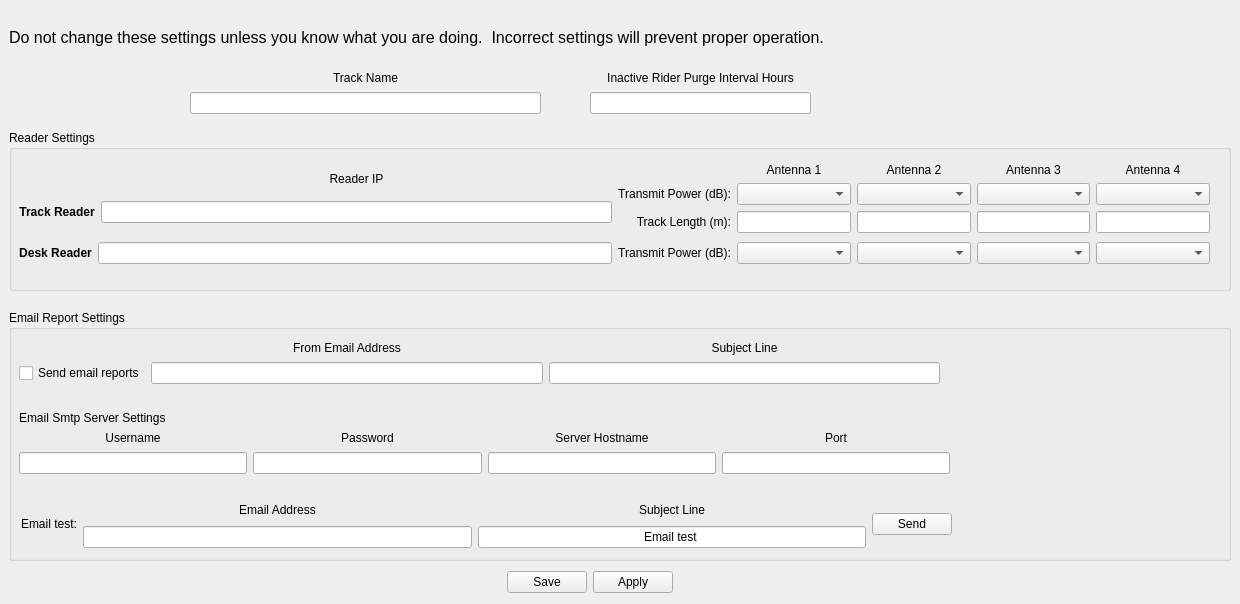
      <widget class="QWidget" name="settingsTab">
       <attribute name="title">
        <string>Settings</string>
       </attribute>
       <widget class="QLabel" name="configLabel">
        <property name="geometry">
         <rect>
          <x>9</x>
          <y>9</y>
          <width>1221</width>
          <height>57</height>
         </rect>
        </property>
        <property name="sizePolicy">
         <sizepolicy hsizetype="Expanding" vsizetype="Fixed">
          <horstretch>0</horstretch>
          <verstretch>0</verstretch>
         </sizepolicy>
        </property>
        <property name="font">
         <font>
          <pointsize>12</pointsize>
         </font>
        </property>
        <property name="text">
         <string>Do not change these settings unless you know what you are doing.  Incorrect settings will prevent proper operation.</string>
        </property>
        <property name="wordWrap">
         <bool>true</bool>
        </property>
       </widget>
       <widget class="QWidget" name="layoutWidget">
        <property name="geometry">
         <rect>
          <x>460</x>
          <y>570</y>
          <width>260</width>
          <height>25</height>
         </rect>
        </property>
        <layout class="QGridLayout" name="gridLayout_10">
         <item row="0" column="0">
          <spacer name="horizontalSpacer">
           <property name="orientation">
            <enum>Qt::Horizontal</enum>
           </property>
           <property name="sizeHint" stdset="0">
            <size>
             <width>40</width>
             <height>20</height>
            </size>
           </property>
          </spacer>
         </item>
         <item row="0" column="1">
          <widget class="QPushButton" name="saveSettingsPushButton">
           <property name="text">
            <string>Save</string>
           </property>
          </widget>
         </item>
         <item row="0" column="2">
          <widget class="QPushButton" name="applySettingsPushButton">
           <property name="text">
            <string>Apply</string>
           </property>
          </widget>
         </item>
         <item row="0" column="3">
          <spacer name="horizontalSpacer_2">
           <property name="orientation">
            <enum>Qt::Horizontal</enum>
           </property>
           <property name="sizeHint" stdset="0">
            <size>
             <width>40</width>
             <height>20</height>
            </size>
           </property>
          </spacer>
         </item>
        </layout>
       </widget>
       <widget class="QWidget" name="layoutWidget">
        <property name="geometry">
         <rect>
          <x>190</x>
          <y>70</y>
          <width>351</width>
          <height>46</height>
         </rect>
        </property>
        <layout class="QGridLayout" name="gridLayout_11">
         <item row="1" column="0">
          <widget class="QLineEdit" name="trackNameLineEdit">
           <property name="toolTip">
            <string extracomment="Enter track name">Enter track name</string>
           </property>
           <property name="text">
            <string/>
           </property>
           <property name="alignment">
            <set>Qt::AlignCenter</set>
           </property>
          </widget>
         </item>
         <item row="0" column="0">
          <widget class="QLabel" name="trackNameLabel">
           <property name="sizePolicy">
            <sizepolicy hsizetype="Preferred" vsizetype="Fixed">
             <horstretch>0</horstretch>
             <verstretch>0</verstretch>
            </sizepolicy>
           </property>
           <property name="text">
            <string>Track Name</string>
           </property>
           <property name="alignment">
            <set>Qt::AlignCenter</set>
           </property>
          </widget>
         </item>
        </layout>
       </widget>
       <widget class="QWidget" name="layoutWidget">
        <property name="geometry">
         <rect>
          <x>590</x>
          <y>70</y>
          <width>221</width>
          <height>46</height>
         </rect>
        </property>
        <layout class="QGridLayout" name="gridLayout_12">
         <item row="0" column="0">
          <widget class="QLabel" name="tablePurgeIntervalLabel">
           <property name="sizePolicy">
            <sizepolicy hsizetype="Preferred" vsizetype="Fixed">
             <horstretch>0</horstretch>
             <verstretch>0</verstretch>
            </sizepolicy>
           </property>
           <property name="text">
            <string>Inactive Rider Purge Interval Hours</string>
           </property>
           <property name="alignment">
            <set>Qt::AlignCenter</set>
           </property>
          </widget>
         </item>
         <item row="1" column="0">
          <widget class="QLineEdit" name="tablePurgeIntervalLineEdit">
           <property name="toolTip">
            <string>Enter interval (hours) on which inactive riders are removed from tables and an email report is sent.</string>
           </property>
           <property name="text">
            <string/>
           </property>
           <property name="alignment">
            <set>Qt::AlignCenter</set>
           </property>
          </widget>
         </item>
        </layout>
       </widget>
       <widget class="QGroupBox" name="groupBox">
        <property name="geometry">
         <rect>
          <x>9</x>
          <y>130</y>
          <width>1222</width>
          <height>161</height>
         </rect>
        </property>
        <property name="sizePolicy">
         <sizepolicy hsizetype="Preferred" vsizetype="Preferred">
          <horstretch>10</horstretch>
          <verstretch>0</verstretch>
         </sizepolicy>
        </property>
        <property name="title">
         <string>Reader Settings</string>
        </property>
        <widget class="QWidget" name="layoutWidget">
         <property name="geometry">
          <rect>
           <x>10</x>
           <y>30</y>
           <width>1191</width>
           <height>108</height>
          </rect>
         </property>
         <layout class="QGridLayout" name="gridLayout_15">
          <item row="0" column="0">
           <layout class="QGridLayout" name="gridLayout_7">
            <item row="0" column="1">
             <widget class="QLabel" name="trackReaderIpLabel">
              <property name="sizePolicy">
               <sizepolicy hsizetype="Preferred" vsizetype="Fixed">
                <horstretch>0</horstretch>
                <verstretch>0</verstretch>
               </sizepolicy>
              </property>
              <property name="text">
               <string>Reader IP</string>
              </property>
              <property name="alignment">
               <set>Qt::AlignCenter</set>
              </property>
             </widget>
            </item>
            <item row="1" column="0">
             <widget class="QLabel" name="trackReaderLabel">
              <property name="sizePolicy">
               <sizepolicy hsizetype="Preferred" vsizetype="Fixed">
                <horstretch>0</horstretch>
                <verstretch>0</verstretch>
               </sizepolicy>
              </property>
              <property name="font">
               <font>
                <weight>75</weight>
                <bold>true</bold>
               </font>
              </property>
              <property name="text">
               <string>Track Reader</string>
              </property>
              <property name="alignment">
               <set>Qt::AlignCenter</set>
              </property>
             </widget>
            </item>
            <item row="1" column="1">
             <widget class="QLineEdit" name="trackReaderIpLineEdit">
              <property name="toolTip">
               <string>Enter network IP address of track reader such as 192.168.1.19.
Leave blank for simulator.</string>
              </property>
              <property name="alignment">
               <set>Qt::AlignCenter</set>
              </property>
             </widget>
            </item>
           </layout>
          </item>
          <item row="0" column="1">
           <layout class="QGridLayout" name="gridLayout_6">
            <item row="0" column="1">
             <widget class="QLabel" name="antenna1Label">
              <property name="text">
               <string>Antenna 1</string>
              </property>
              <property name="alignment">
               <set>Qt::AlignCenter</set>
              </property>
             </widget>
            </item>
            <item row="0" column="2">
             <widget class="QLabel" name="antenna2Label">
              <property name="text">
               <string>Antenna 2</string>
              </property>
              <property name="alignment">
               <set>Qt::AlignCenter</set>
              </property>
             </widget>
            </item>
            <item row="0" column="3">
             <widget class="QLabel" name="antenna3Label">
              <property name="text">
               <string>Antenna 3</string>
              </property>
              <property name="alignment">
               <set>Qt::AlignCenter</set>
              </property>
             </widget>
            </item>
            <item row="0" column="4">
             <widget class="QLabel" name="antenna4Label">
              <property name="text">
               <string>Antenna 4</string>
              </property>
              <property name="alignment">
               <set>Qt::AlignCenter</set>
              </property>
             </widget>
            </item>
            <item row="1" column="0">
             <widget class="QLabel" name="transmitPowerLabel">
              <property name="sizePolicy">
               <sizepolicy hsizetype="Preferred" vsizetype="Fixed">
                <horstretch>0</horstretch>
                <verstretch>0</verstretch>
               </sizepolicy>
              </property>
              <property name="text">
               <string>Transmit Power (dB):</string>
              </property>
              <property name="alignment">
               <set>Qt::AlignRight|Qt::AlignTrailing|Qt::AlignVCenter</set>
              </property>
             </widget>
            </item>
            <item row="1" column="1">
             <widget class="QComboBox" name="trackAntenna1PowerComboBox">
              <property name="sizePolicy">
               <sizepolicy hsizetype="Expanding" vsizetype="Fixed">
                <horstretch>0</horstretch>
                <verstretch>0</verstretch>
               </sizepolicy>
              </property>
              <property name="toolTip">
               <string>Select power setting for antenna - NOT USED YET</string>
              </property>
             </widget>
            </item>
            <item row="1" column="2">
             <widget class="QComboBox" name="trackAntenna2PowerComboBox">
              <property name="sizePolicy">
               <sizepolicy hsizetype="Expanding" vsizetype="Fixed">
                <horstretch>0</horstretch>
                <verstretch>0</verstretch>
               </sizepolicy>
              </property>
              <property name="toolTip">
               <string>Select power setting for antenna - NOT USED YET</string>
              </property>
             </widget>
            </item>
            <item row="1" column="3">
             <widget class="QComboBox" name="trackAntenna3PowerComboBox">
              <property name="sizePolicy">
               <sizepolicy hsizetype="Expanding" vsizetype="Fixed">
                <horstretch>0</horstretch>
                <verstretch>0</verstretch>
               </sizepolicy>
              </property>
              <property name="toolTip">
               <string>Select power setting for antenna - NOT USED YET</string>
              </property>
             </widget>
            </item>
            <item row="1" column="4">
             <widget class="QComboBox" name="trackAntenna4PowerComboBox">
              <property name="sizePolicy">
               <sizepolicy hsizetype="Expanding" vsizetype="Fixed">
                <horstretch>0</horstretch>
                <verstretch>0</verstretch>
               </sizepolicy>
              </property>
              <property name="toolTip">
               <string>Select power setting for antenna - NOT USED YET</string>
              </property>
             </widget>
            </item>
            <item row="2" column="0">
             <widget class="QLabel" name="trackLengthLabel">
              <property name="sizePolicy">
               <sizepolicy hsizetype="Preferred" vsizetype="Fixed">
                <horstretch>0</horstretch>
                <verstretch>0</verstretch>
               </sizepolicy>
              </property>
              <property name="text">
               <string>Track Length (m):</string>
              </property>
              <property name="alignment">
               <set>Qt::AlignRight|Qt::AlignTrailing|Qt::AlignVCenter</set>
              </property>
             </widget>
            </item>
            <item row="2" column="1">
             <widget class="QLineEdit" name="trackLength1LineEdit">
              <property name="toolTip">
               <string>Enter length of track (m) at antenna position - used to calculate lap speed</string>
              </property>
              <property name="alignment">
               <set>Qt::AlignCenter</set>
              </property>
             </widget>
            </item>
            <item row="2" column="2">
             <widget class="QLineEdit" name="trackLength2LineEdit">
              <property name="toolTip">
               <string>Enter length of track (m) at antenna position - used to calculate lap speed</string>
              </property>
              <property name="alignment">
               <set>Qt::AlignCenter</set>
              </property>
             </widget>
            </item>
            <item row="2" column="3">
             <widget class="QLineEdit" name="trackLength3LineEdit">
              <property name="toolTip">
               <string>Enter length of track (m) at antenna position - used to calculate lap speed</string>
              </property>
              <property name="alignment">
               <set>Qt::AlignCenter</set>
              </property>
             </widget>
            </item>
            <item row="2" column="4">
             <widget class="QLineEdit" name="trackLength4LineEdit">
              <property name="toolTip">
               <string>Enter length of track (m) at antenna position - used to calculate lap speed</string>
              </property>
              <property name="alignment">
               <set>Qt::AlignCenter</set>
              </property>
             </widget>
            </item>
           </layout>
          </item>
          <item row="1" column="0">
           <layout class="QGridLayout" name="gridLayout_8">
            <item row="0" column="0">
             <widget class="QLabel" name="deskReaderLabel">
              <property name="sizePolicy">
               <sizepolicy hsizetype="Preferred" vsizetype="Fixed">
                <horstretch>0</horstretch>
                <verstretch>0</verstretch>
               </sizepolicy>
              </property>
              <property name="font">
               <font>
                <weight>75</weight>
                <bold>true</bold>
               </font>
              </property>
              <property name="text">
               <string>Desk Reader</string>
              </property>
              <property name="alignment">
               <set>Qt::AlignCenter</set>
              </property>
             </widget>
            </item>
            <item row="0" column="1">
             <widget class="QLineEdit" name="deskReaderIpLineEdit">
              <property name="toolTip">
               <string>Enter network IP address of desk reader such as 192.168.1.19.
Leave blank for simulator.</string>
              </property>
              <property name="alignment">
               <set>Qt::AlignCenter</set>
              </property>
             </widget>
            </item>
           </layout>
          </item>
          <item row="1" column="1">
           <layout class="QGridLayout" name="gridLayout_9">
            <item row="0" column="0">
             <widget class="QLabel" name="transmitPowerLabel_2">
              <property name="sizePolicy">
               <sizepolicy hsizetype="Preferred" vsizetype="Fixed">
                <horstretch>0</horstretch>
                <verstretch>0</verstretch>
               </sizepolicy>
              </property>
              <property name="text">
               <string>Transmit Power (dB):</string>
              </property>
              <property name="alignment">
               <set>Qt::AlignRight|Qt::AlignTrailing|Qt::AlignVCenter</set>
              </property>
             </widget>
            </item>
            <item row="0" column="1">
             <widget class="QComboBox" name="deskAntenna1PowerComboBox">
              <property name="sizePolicy">
               <sizepolicy hsizetype="Expanding" vsizetype="Fixed">
                <horstretch>0</horstretch>
                <verstretch>0</verstretch>
               </sizepolicy>
              </property>
              <property name="toolTip">
               <string>Select power setting for antenna - NOT USED YET</string>
              </property>
             </widget>
            </item>
            <item row="0" column="2">
             <widget class="QComboBox" name="deskAntenna2PowerComboBox">
              <property name="sizePolicy">
               <sizepolicy hsizetype="Expanding" vsizetype="Fixed">
                <horstretch>0</horstretch>
                <verstretch>0</verstretch>
               </sizepolicy>
              </property>
              <property name="toolTip">
               <string>Select power setting for antenna - NOT USED YET</string>
              </property>
             </widget>
            </item>
            <item row="0" column="3">
             <widget class="QComboBox" name="deskAntenna3PowerComboBox">
              <property name="sizePolicy">
               <sizepolicy hsizetype="Expanding" vsizetype="Fixed">
                <horstretch>0</horstretch>
                <verstretch>0</verstretch>
               </sizepolicy>
              </property>
              <property name="toolTip">
               <string>Select power setting for antenna - NOT USED YET</string>
              </property>
             </widget>
            </item>
            <item row="0" column="4">
             <widget class="QComboBox" name="deskAntenna4PowerComboBox">
              <property name="sizePolicy">
               <sizepolicy hsizetype="Expanding" vsizetype="Fixed">
                <horstretch>0</horstretch>
                <verstretch>0</verstretch>
               </sizepolicy>
              </property>
              <property name="toolTip">
               <string>Select power setting for antenna - NOT USED YET</string>
              </property>
             </widget>
            </item>
           </layout>
          </item>
         </layout>
        </widget>
       </widget>
       <widget class="QGroupBox" name="groupBox_2">
        <property name="geometry">
         <rect>
          <x>9</x>
          <y>310</y>
          <width>1222</width>
          <height>251</height>
         </rect>
        </property>
        <property name="title">
         <string>Email Report Settings</string>
        </property>
        <widget class="QWidget" name="layoutWidget">
         <property name="geometry">
          <rect>
           <x>10</x>
           <y>120</y>
           <width>931</width>
           <height>46</height>
          </rect>
         </property>
         <layout class="QGridLayout" name="gridLayout_13">
          <item row="0" column="0">
           <widget class="QLabel" name="smtpUsernameLabel">
            <property name="sizePolicy">
             <sizepolicy hsizetype="Preferred" vsizetype="Fixed">
              <horstretch>0</horstretch>
              <verstretch>0</verstretch>
             </sizepolicy>
            </property>
            <property name="text">
             <string>Username</string>
            </property>
            <property name="alignment">
             <set>Qt::AlignCenter</set>
            </property>
           </widget>
          </item>
          <item row="0" column="1">
           <widget class="QLabel" name="smtpPasswordLabel">
            <property name="sizePolicy">
             <sizepolicy hsizetype="Preferred" vsizetype="Fixed">
              <horstretch>0</horstretch>
              <verstretch>0</verstretch>
             </sizepolicy>
            </property>
            <property name="text">
             <string>Password</string>
            </property>
            <property name="alignment">
             <set>Qt::AlignCenter</set>
            </property>
           </widget>
          </item>
          <item row="0" column="2">
           <widget class="QLabel" name="smtpServerLabel">
            <property name="sizePolicy">
             <sizepolicy hsizetype="Preferred" vsizetype="Fixed">
              <horstretch>0</horstretch>
              <verstretch>0</verstretch>
             </sizepolicy>
            </property>
            <property name="text">
             <string>Server Hostname</string>
            </property>
            <property name="alignment">
             <set>Qt::AlignCenter</set>
            </property>
           </widget>
          </item>
          <item row="0" column="3">
           <widget class="QLabel" name="smtpPortLabel">
            <property name="sizePolicy">
             <sizepolicy hsizetype="Preferred" vsizetype="Fixed">
              <horstretch>0</horstretch>
              <verstretch>0</verstretch>
             </sizepolicy>
            </property>
            <property name="text">
             <string>Port</string>
            </property>
            <property name="alignment">
             <set>Qt::AlignCenter</set>
            </property>
           </widget>
          </item>
          <item row="1" column="0">
           <widget class="QLineEdit" name="smtpUsernameLineEdit">
            <property name="toolTip">
             <string>Enter username require to log into email smtp server</string>
            </property>
            <property name="text">
             <string/>
            </property>
            <property name="alignment">
             <set>Qt::AlignCenter</set>
            </property>
           </widget>
          </item>
          <item row="1" column="1">
           <widget class="QLineEdit" name="smtpPasswordLineEdit">
            <property name="toolTip">
             <string>Enter password required to log into email smtp server</string>
            </property>
            <property name="text">
             <string/>
            </property>
            <property name="echoMode">
             <enum>QLineEdit::Password</enum>
            </property>
            <property name="alignment">
             <set>Qt::AlignCenter</set>
            </property>
           </widget>
          </item>
          <item row="1" column="2">
           <widget class="QLineEdit" name="smtpServerLineEdit">
            <property name="toolTip">
             <string>Enter email smtp server hostname (eg smtp.gmail.com)</string>
            </property>
            <property name="text">
             <string/>
            </property>
            <property name="alignment">
             <set>Qt::AlignCenter</set>
            </property>
           </widget>
          </item>
          <item row="1" column="3">
           <widget class="QLineEdit" name="smtpPortLineEdit">
            <property name="toolTip">
             <string>Enter port address required to connect to email smtp server (normally 465)</string>
            </property>
            <property name="text">
             <string/>
            </property>
            <property name="alignment">
             <set>Qt::AlignCenter</set>
            </property>
           </widget>
          </item>
         </layout>
        </widget>
        <widget class="QLabel" name="label">
         <property name="geometry">
          <rect>
           <x>10</x>
           <y>100</y>
           <width>231</width>
           <height>16</height>
          </rect>
         </property>
         <property name="text">
          <string>Email Smtp Server Settings</string>
         </property>
        </widget>
        <widget class="QWidget" name="layoutWidget">
         <property name="geometry">
          <rect>
           <x>10</x>
           <y>30</y>
           <width>921</width>
           <height>46</height>
          </rect>
         </property>
         <layout class="QGridLayout" name="gridLayout_14">
          <item row="0" column="1">
           <widget class="QLabel" name="emailFromLabel">
            <property name="sizePolicy">
             <sizepolicy hsizetype="Preferred" vsizetype="Fixed">
              <horstretch>0</horstretch>
              <verstretch>0</verstretch>
             </sizepolicy>
            </property>
            <property name="text">
             <string>From Email Address</string>
            </property>
            <property name="alignment">
             <set>Qt::AlignCenter</set>
            </property>
           </widget>
          </item>
          <item row="0" column="2">
           <widget class="QLabel" name="emailSubjectLabel">
            <property name="sizePolicy">
             <sizepolicy hsizetype="Preferred" vsizetype="Fixed">
              <horstretch>0</horstretch>
              <verstretch>0</verstretch>
             </sizepolicy>
            </property>
            <property name="text">
             <string>Subject Line</string>
            </property>
            <property name="alignment">
             <set>Qt::AlignCenter</set>
            </property>
           </widget>
          </item>
          <item row="1" column="0">
           <widget class="QCheckBox" name="emailSendReportsCheckBox">
            <property name="toolTip">
             <string>Check if email reports should be sent to riders</string>
            </property>
            <property name="text">
             <string>Send email reports</string>
            </property>
            <property name="checkable">
             <bool>true</bool>
            </property>
            <property name="checked">
             <bool>false</bool>
            </property>
           </widget>
          </item>
          <item row="1" column="1">
           <widget class="QLineEdit" name="emailFromLineEdit">
            <property name="toolTip">
             <string>Enter &quot;from&quot; email address</string>
            </property>
            <property name="text">
             <string/>
            </property>
            <property name="alignment">
             <set>Qt::AlignCenter</set>
            </property>
           </widget>
          </item>
          <item row="1" column="2">
           <widget class="QLineEdit" name="emailSubjectLineEdit">
            <property name="toolTip">
             <string>Enter subject line of email report</string>
            </property>
            <property name="text">
             <string/>
            </property>
            <property name="alignment">
             <set>Qt::AlignCenter</set>
            </property>
           </widget>
          </item>
         </layout>
        </widget>
        <widget class="QWidget" name="layoutWidget">
         <property name="geometry">
          <rect>
           <x>12</x>
           <y>190</y>
           <width>931</width>
           <height>48</height>
          </rect>
         </property>
         <layout class="QHBoxLayout" name="horizontalLayout_3">
          <item>
           <widget class="QLabel" name="label_2">
            <property name="text">
             <string>Email test:</string>
            </property>
           </widget>
          </item>
          <item>
           <layout class="QVBoxLayout" name="verticalLayout_7">
            <item>
             <widget class="QLabel" name="label_3">
              <property name="text">
               <string>Email Address</string>
              </property>
              <property name="alignment">
               <set>Qt::AlignCenter</set>
              </property>
             </widget>
            </item>
            <item>
             <widget class="QLineEdit" name="emailTestToLineEdit">
              <property name="toolTip">
               <string>Enter email address to send test email message to</string>
              </property>
              <property name="text">
               <string/>
              </property>
              <property name="alignment">
               <set>Qt::AlignCenter</set>
              </property>
             </widget>
            </item>
           </layout>
          </item>
          <item>
           <layout class="QVBoxLayout" name="verticalLayout_8">
            <item>
             <widget class="QLabel" name="label_4">
              <property name="text">
               <string>Subject Line</string>
              </property>
              <property name="alignment">
               <set>Qt::AlignCenter</set>
              </property>
             </widget>
            </item>
            <item>
             <widget class="QLineEdit" name="emailTestSubjectLineEdit">
              <property name="toolTip">
               <string>Enter email address to send test email message to</string>
              </property>
              <property name="text">
               <string>Email test</string>
              </property>
              <property name="alignment">
               <set>Qt::AlignCenter</set>
              </property>
             </widget>
            </item>
           </layout>
          </item>
          <item>
           <widget class="QPushButton" name="eMailTestPushButton">
            <property name="text">
             <string>Send</string>
            </property>
           </widget>
          </item>
         </layout>
        </widget>
       </widget>
      </widget>
